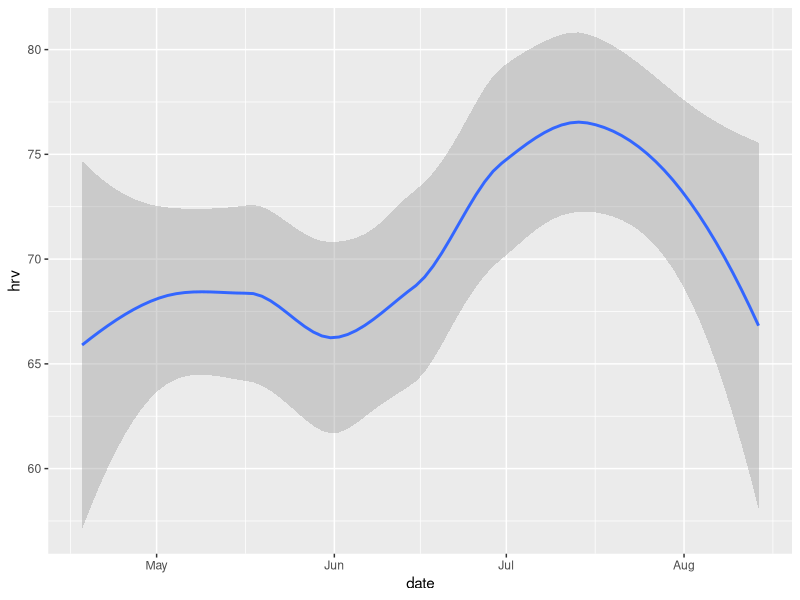
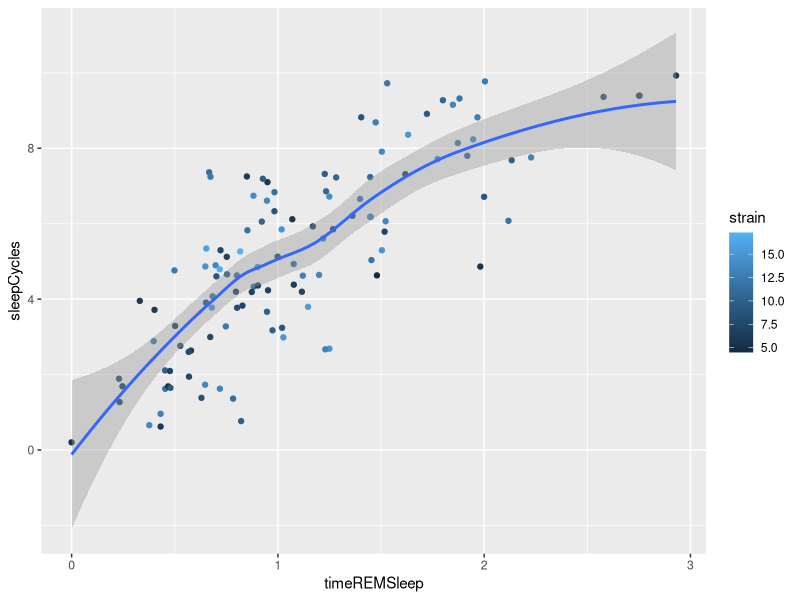
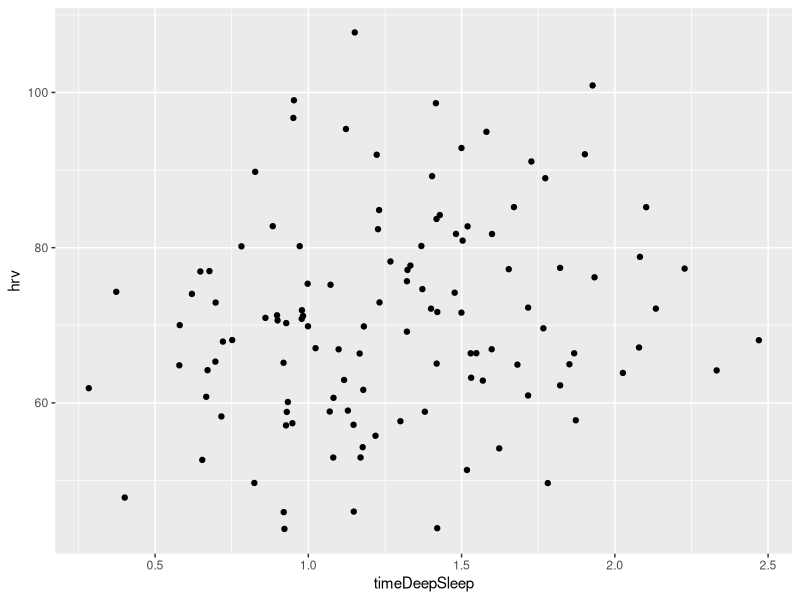
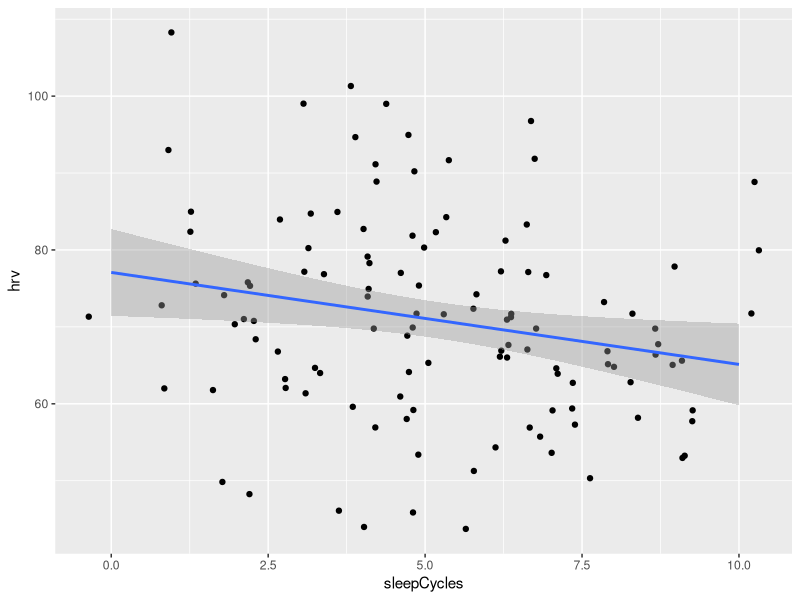
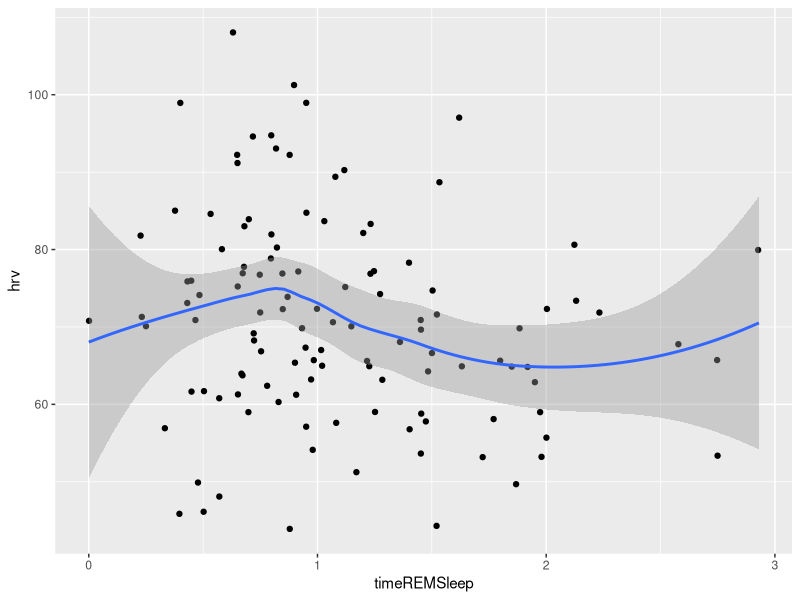
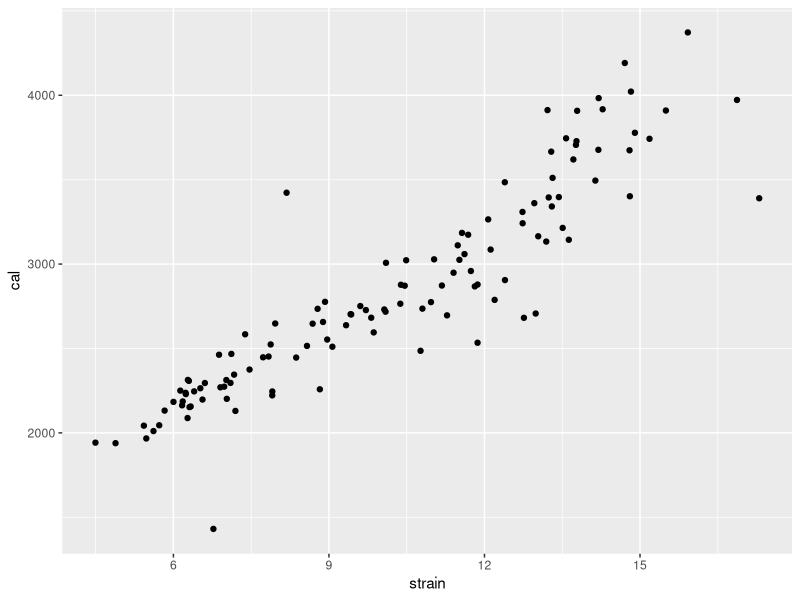
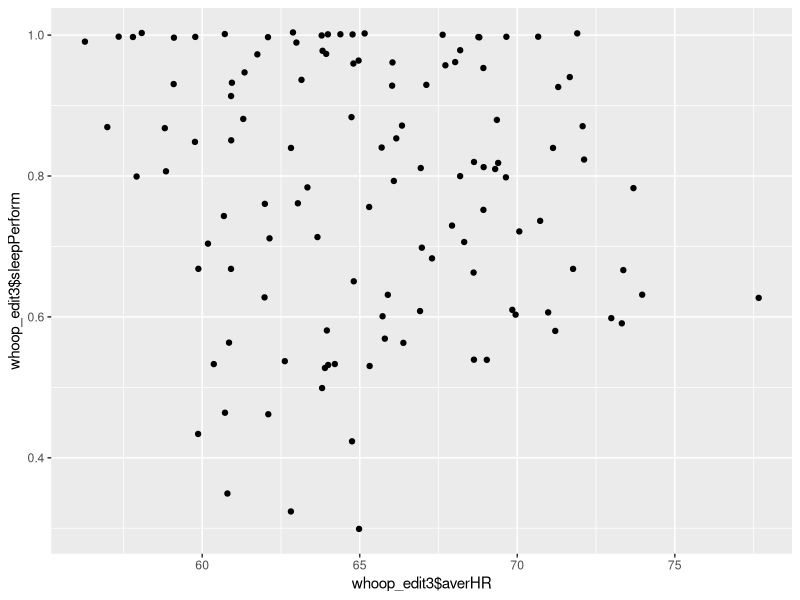
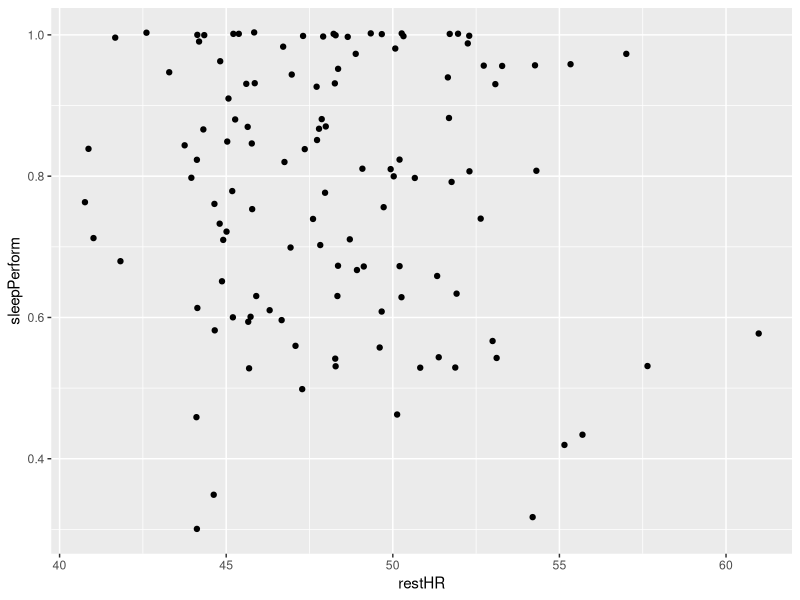

The R source for these figures, in order:
# load gdata package
library(gdata)

# load dplyr
library(dplyr)

whoop_df_original <- read.csv("capstone_WHOOP_data_14aug_18apr.csv", header = TRUE)
whoop_df_original
class(whoop_df_original)
names(whoop_df_original)
str(whoop_df_original)
summary(whoop_df_original)

# create new data frame to edit
whoop_edit <- whoop_df_original

# remove empty rows 120 - 179
whoop_edit <- whoop_edit[-c(120:179), ]
View(whoop_edit)
summary(whoop_edit)

#new data frame to edit Recovery column; convert from factors to numerics
whoop_edit_recovery <- whoop_edit
whoop_edit_recovery$Recovery <- as.numeric(sub("%", "e-2", whoop_edit_recovery$Recovery))
class(whoop_edit_recovery$Recovery)
whoop_edit_recovery$Recovery
View(whoop_edit_recovery)

# new data frame to edit Sleep Performance column
class(whoop_edit_recovery$Sleep.Performance)
whoop_edit_sleep_perf <- whoop_edit_recovery
whoop_edit_sleep_perf$Sleep.Performance <- as.numeric(sub("%", "e-2", whoop_edit_sleep_perf$Sleep.Performance))
class(whoop_edit_sleep_perf$Sleep.Performance)


#save updates to new data frame, whoop_edit2
whoop_edit2 <- whoop_edit_sleep_perf
View(whoop_edit2)
mean(whoop_edit2$Sleep.Performance, na.rm = TRUE)

names(whoop_edit2) = c("date", "strain", "recovery", "sleepPerform", "maxHR", "averHR", "cal", "hrv", "restHR", "timeInBed", "timeLightSleep", "timeREMSleep", "timeDeepSleep", "totalSleep", "sleepCycles")
colnames(whoop_edit2)

cor(whoop_edit2[c("strain", "recovery", "sleepPerform", "maxHR", "averHR", "cal", "hrv", "restHR", "timeInBed", "timeLightSleep", "timeREMSleep", "timeDeepSleep", "totalSleep", "sleepCycles")])

# data frame to edit date column
library(lubridate)
date_whoop_edit = whoop_edit2
class(date_whoop_edit$date)

date_whoop_edit$date = dmy(date_whoop_edit$date)
class(date_whoop_edit$date)
str(date_whoop_edit)

whoop_edit3 = date_whoop_edit

# delete observation with NA
whoop_edit4 = whoop_edit3[-22, ]
View(whoop_edit4)

cor(whoop_edit4$hrv, whoop_edit4$recovery)

# generate value to replace NA in sleepCycle column
na_value_sleepcyc = as.integer(mean(whoop_edit4$sleepCycles, na.rm = TRUE))
whoop_edit4[6, 15] = na_value_sleepcyc
cor(whoop_edit4[c("strain", "recovery", "sleepPerform", "maxHR", "averHR", "cal", "hrv", "restHR", "timeInBed", "timeLightSleep", "timeREMSleep", "timeDeepSleep", "totalSleep", "sleepCycles")])


#load ggplot libary
library(ggplot2)
ggplot(whoop_edit3, aes(x = date, y = hrv)) + geom_smooth() 
ggplot(whoop_edit3, aes(x = timeREMSleep, y = sleepCycles, col = strain)) + geom_jitter() + stat_smooth(method = "loess")
ggplot(whoop_edit3, aes(x = timeDeepSleep, y = hrv)) + geom_jitter()
ggplot(whoop_edit3, aes(x = sleepCycles, y = hrv)) + geom_jitter() + stat_smooth(method = "lm")
ggplot(whoop_edit3, aes(x = timeREMSleep, y = hrv)) + geom_jitter() + stat_smooth()
ggplot(whoop_edit3, aes(x = strain, y = cal)) + geom_jitter()
ggplot(whoop_edit3, aes(x = whoop_edit3$averHR, y = whoop_edit3$sleepPerform)) + geom_jitter()
ggplot(whoop_edit3, aes(x = restHR, y = sleepPerform)) + geom_jitter()
ggplot(whoop_edit3, aes(x = restHR, y = recovery)) + geom_jitter()
ggplot(whoop_edit3, aes(x = hrv, y = recovery)) + geom_jitter()
ggplot(whoop_edit3, aes(x = strain, y = restHR)) + geom_jitter()


ggplot(whoop_edit2, aes(x = whoop_edit2$hrv)) + geom_histogram()
ggplot(whoop_edit2, aes(x = whoop_edit2$recovery)) + geom_histogram()
ggplot(whoop_edit2, aes(x = whoop_edit2$sleepPerform)) + geom_histogram()
ggplot(whoop_edit2, aes(x = whoop_edit2$sleepPerform, y = whoop_edit2$recovery)) + scale_x_log10() + scale_y_log10() + geom_jitter()
ggplot(whoop_edit2, aes(x = whoop_edit2$strain)) + geom_histogram()
ggplot(whoop_edit2, aes(x = whoop_edit2$cal)) + geom_histogram()
ggplot(whoop_edit2, aes(x = whoop_edit2$maxHR, y = whoop_edit2$strain)) + geom_jitter()
ggplot(whoop_edit2, aes(x = whoop_edit2$averHR, y = whoop_edit2$strain, color = whoop_edit2$sleepPerform)) + geom_jitter()
ggplot(whoop_edit2, aes(x = whoop_edit2$averHR, y = whoop_edit2$restHR)) + geom_jitter()
ggplot(whoop_edit2, aes(x = whoop_edit2$averHR, y = whoop_edit2$sleepPerform)) + geom_jitter()


#ggplot(df_original, aes(x = df_original$Calories)) + geom_histogram()
#ggplot(df_original, aes(x = df_original$Total.Sleep..hrs.)) + geom_histogram()
#ggplot(df_original, aes(x = df_original$Sleep.Cycles)) + geom_histogram()
#ggplot(df_original, aes(x = df_original$Strain)) + geom_histogram()
#ggplot(df_original, aes(x = df_original$Calories, y = df_original$Time.in.Bed..hrs.)) + geom_point()
#ggplot(df_original, aes(x = df_original$Strain, y = df_original$Recovery)) + geom_point()
